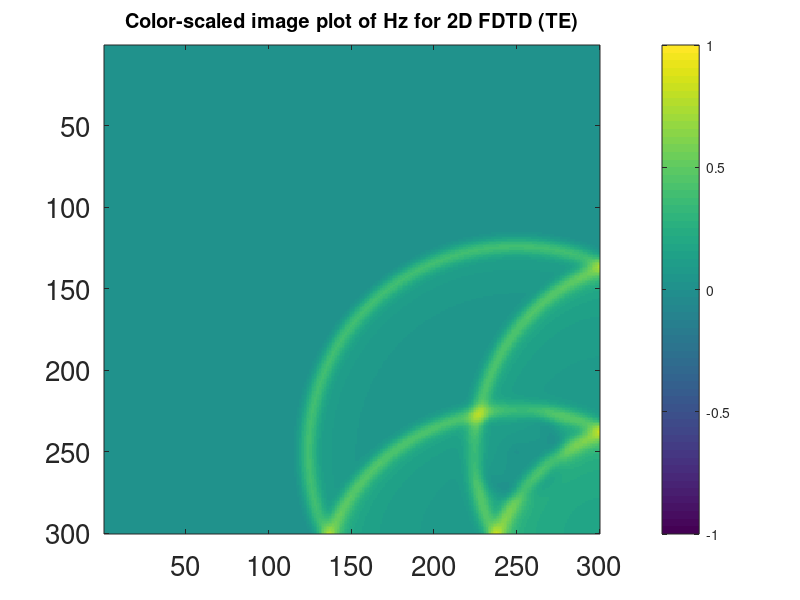

Reproduce this figure in MATLAB.
clear all;
clc; close all;

xdim = 300;
ydim = 300;

time_tot = 200;

xsource = 250;
ysource = 250;

S = 1/(sqrt(2));

epsilon0 = 1;
mu0 = 1;
c = 1;

delta = 1;
deltat = S*delta/c;

Hz = zeros(xdim, ydim);
Ey = zeros(xdim, ydim);
Ex = zeros(xdim, ydim);

epsilon = epsilon0*ones(xdim, ydim);
mu = mu0*ones(xdim, ydim);

gaussian = 1;
sine = 0;
frequency = 1.5e13;
impulse = 0;

for n = 1:1:time_tot

    if gaussian == 0 && sine == 0 && n ==1
        Hz(xsource, ysource) = 1;
    end
    
    Ex(1:xdim-1, 1:ydim-1) = Ex(1:xdim-1, 1:ydim-1) + (deltat./(delta.*mu(1:xdim-1, 1:ydim-1))).*(Hz(2:xdim, 1:ydim-1) - Hz(1:xdim-1, 1:ydim-1));
    Ey(1:xdim-1, 1:ydim-1) = Ey(1:xdim-1, 1:ydim-1) - (deltat./(delta.*mu(1:xdim-1, 1:ydim-1))).*(Hz(1:xdim-1, 2:ydim) - Hz(1:xdim-1, 1:ydim-1));

    Hz(2:xdim, 2:ydim) = Hz(2:xdim, 2:ydim) + (deltat./(delta.*epsilon(2:xdim, 2:ydim))).*(Ex(2:xdim, 2:ydim) - Ex(1:xdim-1, 2:ydim) - Ey(2:xdim, 2:ydim) + Ey(2:xdim, 1:ydim-1));

    if impulse == 0
        if gaussian ==0 && sine == 0
            Hz(xsource, ysource) = 1;
        end
        if sine == 1
            tstart = 1;
            N_lambda = 20*2^0.5;
            Hz(xsource, ysource) = sin(((2*pi*(c/(delta*N_lambda))*(n-tstart)*deltat)));
        end
        
        if gaussian == 1
            if n <= 42
                Hz(xsource, ysource) = 5*(10-15*cos(n*pi/20) + 6*cos(2*n*pi/20) - cos(3*n*pi/20))/32;
            else
                Hz(xsource, ysource) = 0;
            end
        end
    else
        Hz(xsource, ysource) = 0;
    end
    
    if mod(n, 5) == 0
    imagesc(Hz', [-1, 1]); colorbar;
    
    title(['\fontsize{20}Color-scaled image plot of Hz for 2D FDTD (TE)']);
    set(gca, 'FontSize', 20);
    getframe;
    end
end


